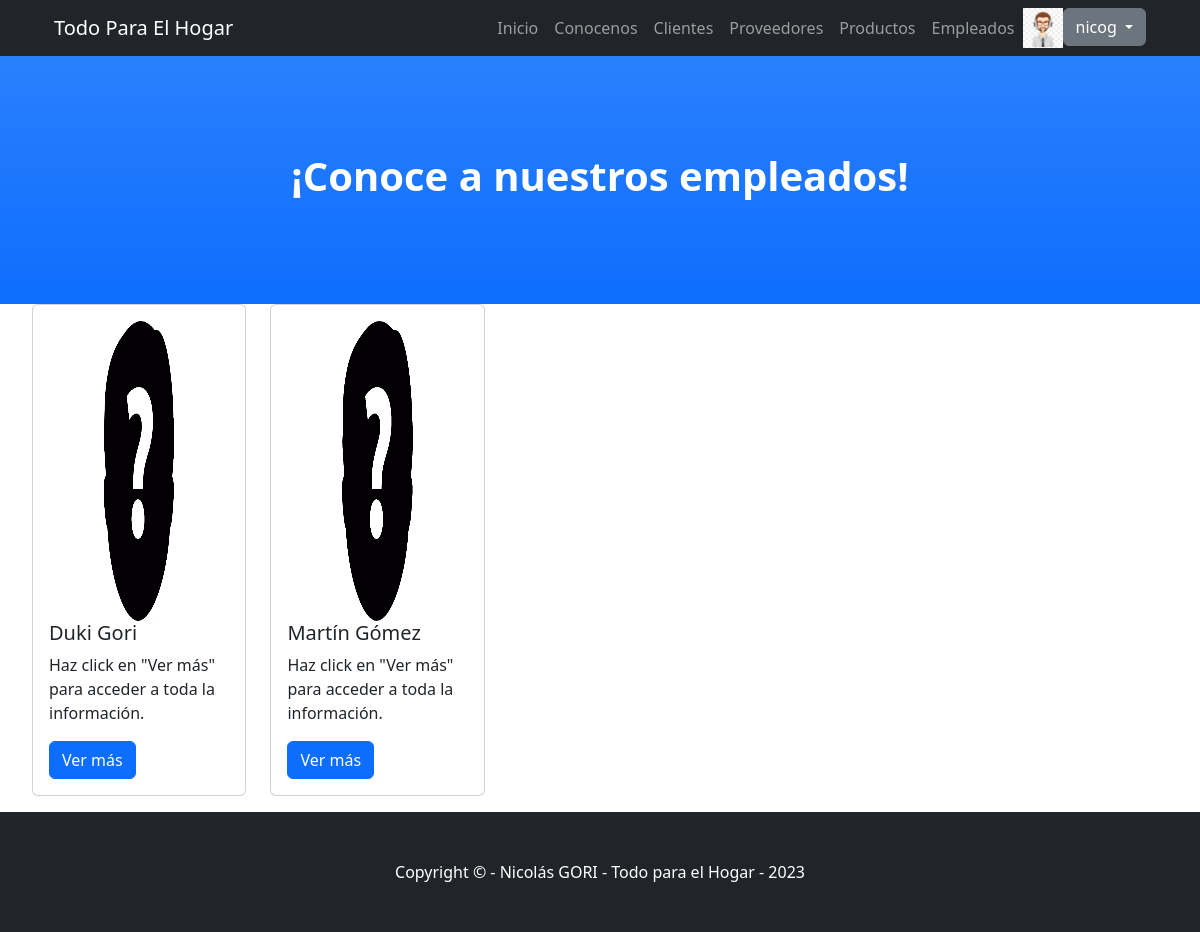
The app's page /SupermercadoApp/empleado/list (signed in) with its own data.
### users/models.py (models this page shows)
class Avatar(models.Model):
    user = models.OneToOneField(User, on_delete=models.CASCADE, null=True)
    imagen = models.ImageField(upload_to='imagenes', null=True, blank = True)
    def __str__(self):
        if self.imagen:
            print("\n\n IMAGEN \n\n")
            return f"{settings.MEDIA_URL}{self.imagen}"
        else:
            print(f"\n\n\n {settings.MEDIA_URL}'default_avatar.jpeg' \n\n\n")
            return f"{settings.MEDIA_URL}'default_avatar.jpeg"

### SupermercadoApp/models.py (models this page shows, shortened)
class Empleado(models.Model):
    nombre_empleado = models.CharField(max_length=30)
    apellido_empleado = models.CharField(max_length=30)
    puesto = models.CharField(max_length=20)
    sueldo = models.IntegerField()
    numero_identidad = models.IntegerField()
    imagen = models.ImageField(upload_to='empleados', null=True, blank = True)

### SupermercadoApp/views.py (the view)
# urls.py: path('empleado/list', EmpleadoList.as_view(), name="Empleados_List"),
class EmpleadoList(ListView):
    model = Empleado
    template_name = "SupermercadoApp/empleado-list.html"

### SupermercadoApp/context_processor.py (called while the page is built)
def custom_user(request):
    context = auth(request)
    user = context["user"]
    if user.is_authenticated:
        avatar = Avatar.objects.filter(user=request.user.id)
        if len(avatar) > 0:
            context["user_avatar"] = avatar[0]
        else: context["user_avatar"] = ""
    return context

### SupermercadoApp/templates/SupermercadoApp/empleado-list.html (shortened to what this page needs)
{% extends "SupermercadoApp/main.html" %}
{% load static %}
{% block titulo %}
    <h1 class="fw-bolder">¡Conoce a nuestros empleados!</h1>
{% endblock %}
{% block contenidosQueVarian %}
    <ul>
        <div class="row row-cols-1 row-cols-md-5 g-4">
            {% for empleado in object_list %}
                <div class="col">
                    <div class="card">
                        <div class="card-body">
                            {% if request.user.is_authenticated %}
                                {% if empleado.imagen %}
                                    <img src="{{ empleado.imagen.url }}" height="300em" alt="" class="card-img-top">
                                {% else %}
                                    <img src="../../media/empleados/empleado_default.png" height="300em" alt="" class="card-img-top">
                                {% endif %}
                            {% else %}
                                <img src="../../media/empleados/empleado_default.png" height="300em" alt="" class="card-img-top">
                            {% endif %}
                            <h5 class="card-title">{{ empleado.nombre_empleado }} {{ empleado.apellido_empleado }}</h5>
                            {% if request.user.is_authenticated %}
                                <p class="card-text">Haz click en "Ver más" para acceder a toda la información.</p>
                                <a href="{% url 'Empleado_Detail' empleado.id %}" class="btn btn-primary">Ver más</a>
                                {% else %}
                                <p class="card-text">Iniciando sesión puedes acceder a más información.</p>
                            {% endif %}
                        </div>
                    </div>
                </div>
            {% endfor %}
        </div>
    </ul>
{% endblock %}

### SupermercadoApp/templates/SupermercadoApp/main.html (shortened to what this page needs)
<!DOCTYPE html>
<html lang="en">
    <head>
        {% load static %}
        <link href="{% static 'SupermercadoApp/css/styles.css' %}" rel="stylesheet" />
    </head>
    <body id="page-top">
        <nav class="navbar navbar-expand-lg navbar-dark bg-dark fixed-top" id="mainNav">
            <div class="container px-4">
                <a class="navbar-brand" href="#page-top">Todo Para El Hogar</a>
                <div class="collapse navbar-collapse" id="navbarResponsive">
                    <ul class="navbar-nav ms-auto">
                        <li class="nav-item"><a class="nav-link" href="{% url 'Inicio' %}">Inicio</a></li>
                        <li class="nav-item"><a class="nav-link" href="{% url 'About' %}">Conocenos</a></li>
                        <li class="nav-item"><a class="nav-link" href="{% url 'Clientes_List' %}">Clientes</a></li>
                        <li class="nav-item"><a class="nav-link" href="{% url 'Proveedores_List' %}">Proveedores</a></li>
                        <li class="nav-item"><a class="nav-link" href="{% url 'Productos_List' %}">Productos</a></li>
                        <li class="nav-item"><a class="nav-link" href="{% url 'Empleados_List' %}">Empleados</a></li>
                        {% if request.user.is_authenticated %}
                            {% if user_avatar %}
                                <img src="{{ user_avatar }}" style="height:40px; width:40px">
                            {% else %}
                                <img src="../../../media/imagenes/default_avatar.png" style="height:40px; width:40px">
                            {% endif %}
                            <div class="dropdown">
                                <button class="btn btn-secondary dropdown-toggle" type="button" id="dropdownMenuButton1" data-bs-toggle="dropdown" aria-expanded="false">
                                    {{request.user.username}}
                                </button>
                            </div>
                        {% endif %}
                    </ul>
                </div>
            </div>
        </nav>
        <header class="bg-primary bg-gradient text-white">
            <div class="container px-4 text-center">
                {% block titulo %}{% endblock %}
            </div>
        </header>
        {% block contenidosQueVarian %}
        {% endblock %}
        <footer class="py-5 bg-dark">
            <div class="container px-4"><p class="m-0 text-center text-white">Copyright &copy; - Nicolás GORI - Todo para el Hogar - 2023</p></div>
        </footer>
    </body>
</html>

### records on screen
Avatar: imagen (picture)
Empleado: nombre_empleado "Duki", apellido_empleado "Gori"
Empleado: nombre_empleado "Martín", apellido_empleado "Gómez"

### other values on screen
{{ request.user.username }} "nicog"
